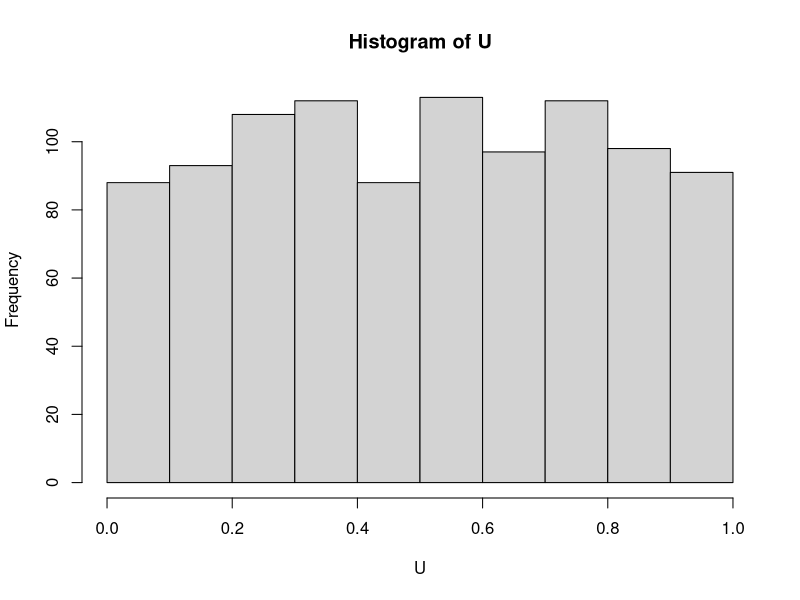
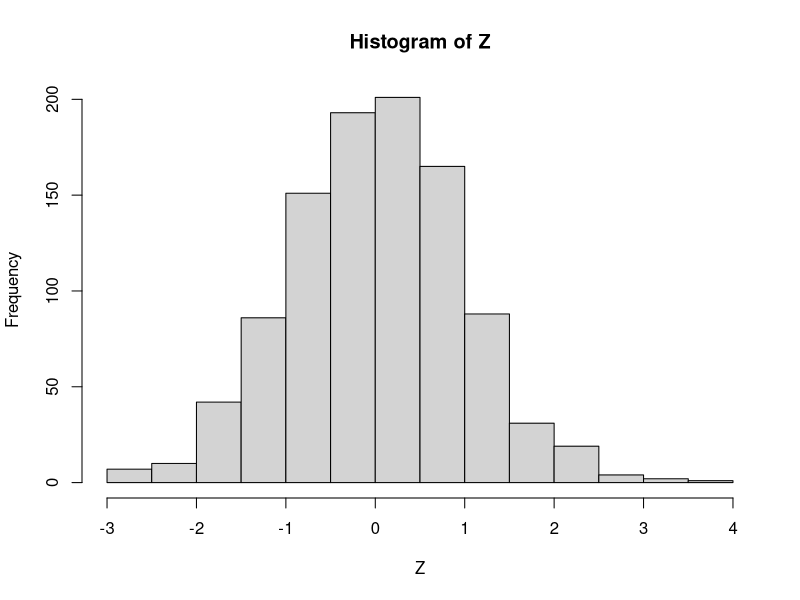
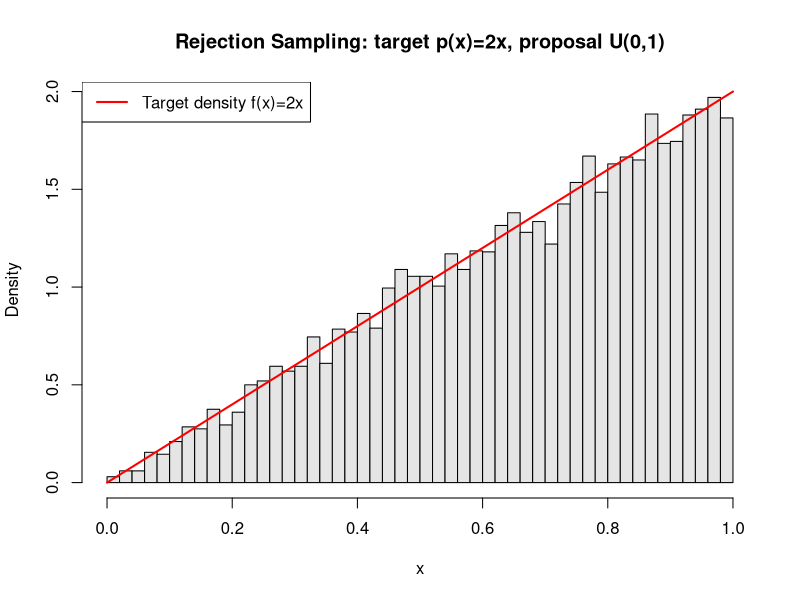
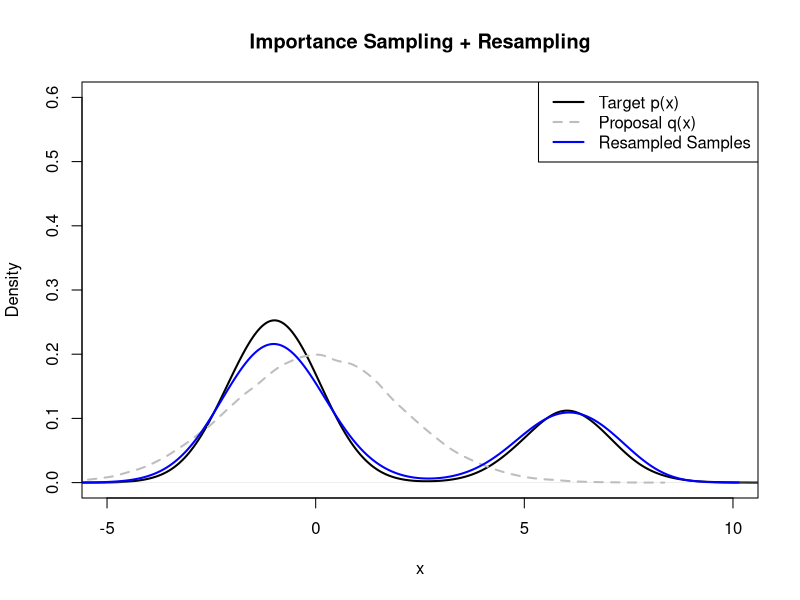
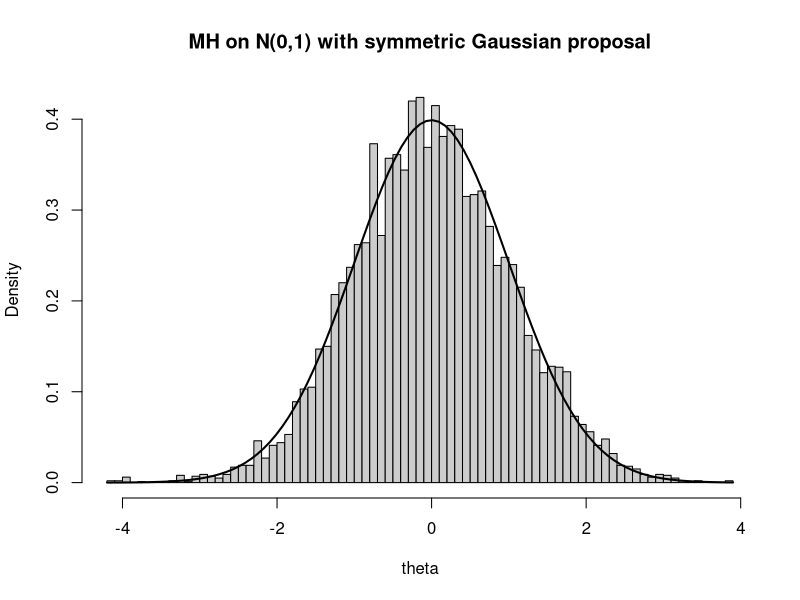

These charts were generated, in order, by the following R code:
## ---- chunk 1
U = runif(1000,0,1) # 生成1000个服从U(0,1)的数
hist(U)
Z = qnorm(U) # 做正态分布的逆变换
hist(Z)
## ---- chunk 2
set.seed(123)

n <- 10000                # 想要的样本数
accepted <- c()           # 存放被接受的样本
cst <- 2                  # 因为 p(x)/q(x)=2x，最大值是 2，所以 c = 2 就够

while (length(accepted) < n) {
  x <- runif(1)           # 从 U(0,1) 提样
  u <- runif(1)           # 从 U(0,1) 提样作为接受概率
  if (u < (2 * x) / cst) {  # 接受条件
    accepted <- c(accepted, x)
  }
}

# 画图对比目标密度
hist(accepted, breaks = 50, freq = FALSE, col = "grey90",
     main = "Rejection Sampling: target p(x)=2x, proposal U(0,1)",
     xlab = "x")
curve(2*x, from = 0, to = 1, add = TRUE, lwd = 2, col = "red")
legend("topleft", legend = c("Target density f(x)=2x"), col = "red", lwd = 2)


## ---- chunk 3

set.seed(1234)

# --- 目标分布：混合高斯 ---
x <- c(rnorm(7000,-1,1), rnorm(3000,6,1))

# --- 提议分布：简单高斯 ---
m <- 100000
g <- rnorm(m, 0, 2)
g.sorted <- sort(g)

# --- 计算权重 w = p/q ---
weights <- (0.7*dnorm(g.sorted, -1, 1) + 0.3*dnorm(g.sorted, 6, 1)) / 
            dnorm(g.sorted, 0, 2)

# --- 归一化 + 重采样 ---
w_norm <- weights / sum(weights)
resample_idx <- sample(1:length(g.sorted), size=1000, replace=TRUE, prob=w_norm)
x_resampled <- g.sorted[resample_idx]

# --- 可视化 ---
plot(density(x), col="black", lwd=2, main="Importance Sampling + Resampling", 
     xlab="x", xlim=c(-5,10),ylim=c(0, 0.6))
lines(density(g.sorted), col="gray", lwd=2, lty=2)
lines(density(x_resampled), col="blue", lwd=2)
legend("topright", legend=c("Target p(x)", "Proposal q(x)", "Resampled Samples"),
       col=c("black", "gray", "blue"), lty=c(1,2,1), lwd=2)



## ---- chunk 4
# Metropolis–Hastings for target N(0,1) with symmetric Gaussian proposal in R

mh_normal <- function(n_samples = 10000,
                      proposal_sd = 1.0,  # 提议步长的标准差
                      theta0 = 0.0,
                      burn_in = 1000,
                      thin = 1,
                      seed = 123) {
  set.seed(seed)
  n_total <- n_samples + burn_in
  samples <- numeric(n_total)
  theta <- theta0
  acc <- 0L
  
  # 目标对数密度：标准正态 (忽略常数也可以，这里用dnorm的log形式最稳)
  logp <- function(x) dnorm(x, mean = 0, sd = 1, log = TRUE)
  
  for (t in seq_len(n_total)) {
    # 对称高斯提议：theta' = theta + eps, eps ~ N(0, proposal_sd^2)
    # 也可以写成theta_prop <- rnorm(1, mean = theta, sd = proposal_sd), 代表直接从这个条件分布中抽样
    theta_prop <- theta + rnorm(1, mean = 0, sd = proposal_sd)

    
    # 接受率（对称提议：q 互相抵消），用log-接受率更数值稳定
    # log接受率数值更稳定的意思是算出来的数太大或者太小计算机误以为是0,先取对数之后再进行指数运算方便
    log_alpha <- logp(theta_prop) - logp(theta)
    alpha <- exp(min(0, log_alpha))  # 等价于 min(1, exp(log_alpha))
    
    if (runif(1) < alpha) {
      theta <- theta_prop
      acc <- acc + 1L
    }
    samples[t] <- theta
  }
  
  chain <- samples[(burn_in + 1):n_total]
  if (thin > 1) chain <- chain[seq(1, length(chain), by = thin)]
  acc_rate <- acc / n_total
  
  list(chain = chain, acceptance = acc_rate)
}

# ---- 运行示例 ----
res <- mh_normal(
  n_samples = 10000,
  proposal_sd = 1.0,  # 调大步长一般降接受率；调小步长提升接受率但移动慢
  theta0 = 0.0,
  burn_in = 1000,
  thin = 1,
  seed = 2025
)

cat(sprintf("接受率: %.3f\n", res$acceptance))
cat(sprintf("样本均值: %.3f, 样本方差: %.3f\n",
            mean(res$chain), var(res$chain)))

# 直方图对比真密度
hist(res$chain, breaks = 60, freq = FALSE, col = "grey80",
     main = "MH on N(0,1) with symmetric Gaussian proposal",
     xlab = "theta")
curve(dnorm(x, 0, 1), add = TRUE, lwd = 2)


